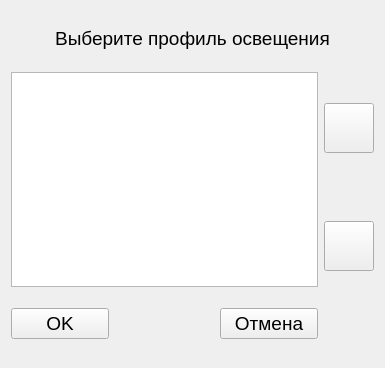
<?xml version="1.0" encoding="UTF-8"?>
<ui version="4.0">
 <class>SelectLightPresetFrame</class>
 <widget class="QWidget" name="SelectLightPresetFrame">
  <property name="geometry">
   <rect>
    <x>0</x>
    <y>0</y>
    <width>385</width>
    <height>368</height>
   </rect>
  </property>
  <property name="font">
   <font>
    <pointsize>14</pointsize>
   </font>
  </property>
  <property name="windowTitle">
   <string>Form</string>
  </property>
  <layout class="QGridLayout" name="gridLayout">
   <item row="2" column="3">
    <widget class="QPushButton" name="pushButton_3">
     <property name="minimumSize">
      <size>
       <width>50</width>
       <height>50</height>
      </size>
     </property>
     <property name="maximumSize">
      <size>
       <width>50</width>
       <height>50</height>
      </size>
     </property>
     <property name="text">
      <string/>
     </property>
     <property name="icon">
      <iconset resource="../Resources.qrc">
       <normaloff>:/Images/circled-down.png</normaloff>:/Images/circled-down.png</iconset>
     </property>
     <property name="iconSize">
      <size>
       <width>42</width>
       <height>42</height>
      </size>
     </property>
    </widget>
   </item>
   <item row="0" column="0" colspan="4">
    <widget class="QLabel" name="label">
     <property name="maximumSize">
      <size>
       <width>16777215</width>
       <height>25</height>
      </size>
     </property>
     <property name="text">
      <string>Выберите профиль освещения</string>
     </property>
     <property name="alignment">
      <set>Qt::AlignCenter</set>
     </property>
    </widget>
   </item>
   <item row="1" column="3">
    <widget class="QPushButton" name="pushButton">
     <property name="minimumSize">
      <size>
       <width>50</width>
       <height>50</height>
      </size>
     </property>
     <property name="maximumSize">
      <size>
       <width>50</width>
       <height>50</height>
      </size>
     </property>
     <property name="text">
      <string/>
     </property>
     <property name="icon">
      <iconset resource="../Resources.qrc">
       <normaloff>:/Images/circled-up.png</normaloff>:/Images/circled-up.png</iconset>
     </property>
     <property name="iconSize">
      <size>
       <width>42</width>
       <height>42</height>
      </size>
     </property>
    </widget>
   </item>
   <item row="1" column="0" rowspan="2" colspan="3">
    <widget class="QListWidget" name="listWidget">
     <property name="minimumSize">
      <size>
       <width>0</width>
       <height>200</height>
      </size>
     </property>
    </widget>
   </item>
   <item row="3" column="2">
    <widget class="QPushButton" name="btnCancel">
     <property name="text">
      <string>Отмена</string>
     </property>
     <property name="icon">
      <iconset resource="../Resources.qrc">
       <normaloff>:/Images/delete.png</normaloff>:/Images/delete.png</iconset>
     </property>
     <property name="iconSize">
      <size>
       <width>32</width>
       <height>32</height>
      </size>
     </property>
    </widget>
   </item>
   <item row="3" column="0">
    <widget class="QPushButton" name="btnAccept">
     <property name="text">
      <string>OK</string>
     </property>
     <property name="icon">
      <iconset resource="../Resources.qrc">
       <normaloff>:/Images/ok.png</normaloff>:/Images/ok.png</iconset>
     </property>
     <property name="iconSize">
      <size>
       <width>32</width>
       <height>32</height>
      </size>
     </property>
    </widget>
   </item>
  </layout>
 </widget>
 <resources>
  <include location="../Resources.qrc"/>
 </resources>
 <connections/>
</ui>
